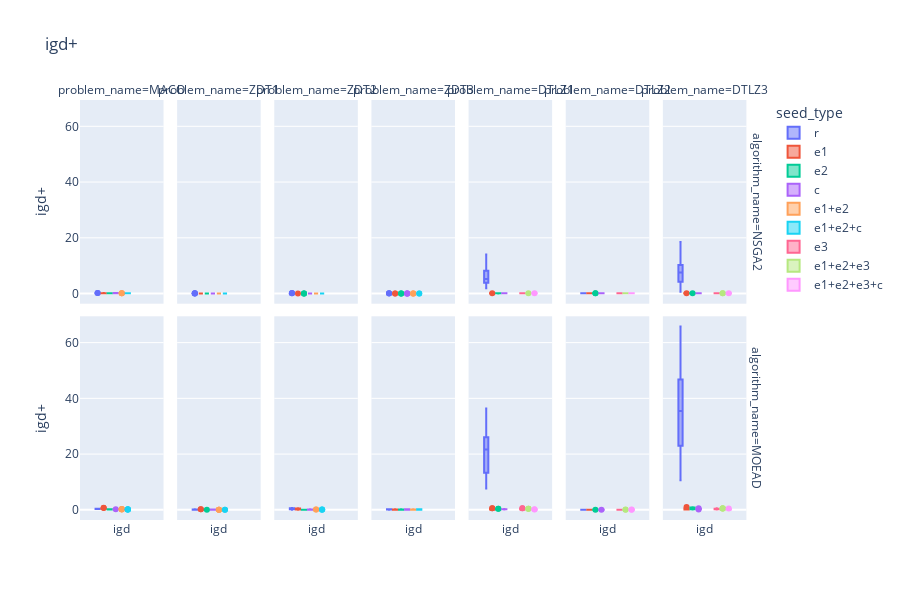

Notebook code cell kept with this figure:
### Code cell
#Performance values

import pandas as pd
import plotly.express as px


def plot_performance_data(filtered_df):
    fig = px.box(
        filtered_df,
        color="seed_type",
        facet_col="problem_name",
        facet_row="algorithm_name",
        labels={
                "value": "igd+",
                "variable": "",
                "percentage_of_optimal_genes": "% optimal genes",
                "traceID_1" : "seed ind",
                "facet_col":""
            },
        height=600,#, width=1200,
        title="igd+",
        
        )
    # fig.layout.yaxis1.matches = 'y1'
    # fig.layout.yaxis2.matches = 'y1'
    # fig.layout.yaxis3.matches = 'y1'
    # fig.layout.yaxis4.matches = 'y1'

    # fig.layout.yaxis5.matches = 'y5'
    # fig.layout.yaxis7.matches = 'y5'
    # fig.layout.yaxis6.matches = 'y5'
    # fig.layout.yaxis8.matches = 'y5'

    # fig.layout.yaxis9.matches = 'y9'
    # fig.layout.yaxis10.matches = 'y9'
    # fig.layout.yaxis11.matches = 'y9'
    # fig.layout.yaxis12.matches = 'y9'

    # fig.layout.yaxis12.matches = 'y12'
    # fig.layout.yaxis13.matches = 'y12'
    # fig.layout.yaxis14.matches = 'y12'
    # fig.layout.yaxis15.matches = 'y12'
    #fig.update_yaxes(matches="x")#don't share the y axis
    fig.show()



gen = 100

ci_d2_df = pd.read_csv("../data/e_and_c_benchmark/performance_indicators_do2.csv")
ci_d3_df = pd.read_csv("../data/e_and_c_benchmark/performance_indicators_do3.csv")
ci_df = pd.concat([ci_d2_df, ci_d3_df])
df = ci_df[ci_df.generation == gen]

current_df = df[['igd', 'algorithm_name', 'problem_name', "seed_type"]]

plot_performance_data(current_df)
